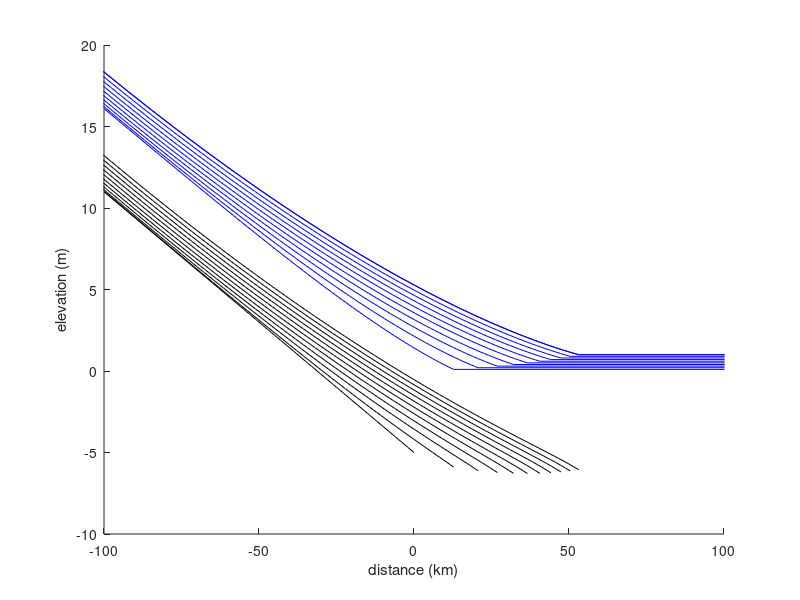

The MATLAB script that drew this image:
% Moving Boundary method from Parker et al., 2008b
clear
clc

tic
seaLevel=0;

%Grid setup
%Distance=500000; % Total modeling distance
noNodes = 100; % number of modeling nodes
dx = 1000; % x increment, unit is meter
dxp = dx; % previous dx for sed partition calculation
dxn = 1/noNodes; % distretized interval in moving boundary coordinates.
xn=0:dxn:1; %dimensionless grid

%simulation time-stepping
tf = 1; % ratio to adjust number of time steps and sea level rate
noTimeSteps = 1000/tf; % modeling time period
ti = 500/tf;  % sample interval for ploting figure
dt = 60*60*24*365*tf; % time increment of 1 year X tf

%sampling simulation results
noSkipSteps = 10/tf; %grab system information every noSkipSteps*dt time interval

%system thresholds (for autoretreat calculation)
rS_threshold = 0.3;
rS = ones(1,noNodes+1); %initial ratio of Sfrix/Sx

%channel system slope
Sfi = 1.6e-4; % initial slope of fluvial reach%system slopes
Sbb = 4.6e-4; % Slope of subaerial bedrock reach
Ssb = 1e-5; % slope of subaqueous basement
Sfore = 1.6e-3; % slope of foreset.
Sx = zeros(1,noNodes+1); % channel slope over x space

% fitted initial channel bed elevation and x node location
x = 0:dx:dx*noNodes;
x = x./1000;
xp = x; % x coordinates for previous time step
be = zeros(1,noNodes+1); %preallocate bed elevation
% be = 2.241e-5 * x.^2 + 0.03048 * x -23.86; % bed elevation for alluvial domain.
% % be = 0.0001151 * x.^2 - 0.008928 * x -20.85; % fitted bed elevation for just backwater reach
% be = fliplr(be);
be(end) = -5; %bed elevation
be(1) = dx*noNodes*Sfi+be(end);%bed elevation
be = be(1):((be(end)-be(1))/noNodes):be(end);%bed elevation

bep = be; % bed elevation for previous time step
aggradationRate = be; % bed elevation increment/aggradation rate per year

%inital basin configuration
bebasei = -8; % initial bed elevation at foreset-basement break
sbai = -dx*noNodes; % initial x coordinate at bed rock/alluvial contact
stfi = 0; % initial x coordinate at shoreline break
ssbi = stfi+(be(end)-bebasei)/Sfore; % initial x coodinate of foreset bottom set boundary
sba = sbai; % x coordinate at bed rock/alluvial contact
stf = stfi; % x coordinate at shoreline break
ssb = ssbi; % x coordinate at foreset/bottom set contact.
bebase = be(end)-Sfore*(ssb-stf); % elevation of foreset/basement break, the value is updated each step, the value here is not important.
bebasep = bebase; %elevation of basement break for previous step, foreset increment calculation
autosb = noNodes+1; % index of shoreline break during shoreline break
stfauto = []; % location of shoreline location during autoretreat

%basin rate variables
rsba = 0; % rate of migration of bedrock/alluvial contact 
rstf = 0; % rate of migration of shoreline break
rssb = 0; % rate of migration of foreset/bottom set contact

%storage variables
STF = zeros(1,noTimeSteps); % x coordinate at shoreline break throughout the modeling time frame
RSFT = zeros(1,noTimeSteps);% rate of migration of shoreline break for all the timed interval
STFauto = zeros(1,noTimeSteps); % collection of shoreline location during autoretreat
migRate = zeros(1,noTimeSteps);

%preallocation of derivatives
dndt = zeros(1,noNodes+1); %elevation time der.
dqdxn = zeros(1,noNodes+1);  %sed flux time der.
dFdxn = zeros(11,noNodes+1); %grainsize classes time derv.
dLadxn = zeros(1,noNodes+1); %Active thickness of active layer time der
dDgdx = zeros(1,noNodes+1); %spatial change in median grainsize

x = xn.*(stf-sba)+sba;
figure(1)
hold on
plot(x./1e3,be,'k')

Sx = zeros(1,noNodes+1); % slope over x space
Sfrix = zeros(1,noNodes+1); % friction slope over x space
dSdx = zeros(1,noNodes+1); % slope change over x space
dS = zeros(1,noNodes+1); % slope change over x space

% hydraulics
un = 1.46;% uniform flow velocity m/s during flood
seaLevelRate = 1e-3*tf; % rate of sea level rise m/yr
If = 0.1;
Cf = 0.0036; % friction coefficient
kc = 75e-3; % Roughness height
ar = 8.1; % Coefficient in Manning-Strickler resistance relation
g = 9.81; % gravitational acceleration
qw = (kc/ar^6*un^10/g^3/Sfi^3)^(1/4); % calculated qw
% qw = 700/200; % discharge/width
bei = be; % set the initial bed elevation for comparison
sp = zeros(1,noNodes); % Flow surface profile
Hn = qw/un; % normal flow depth
qs = zeros(1,noNodes); % sediment flux
D50 = 250e-6; % medium grain size
R = 1.65; % Submerged specific gravity
au = 0.7; % explicit vs. implicit
LAMBDA = 1; % fraction of mud deposited in flood plain
Sinu = 1.7; % Sinuosity
rB = 36; % ratio between channel and flood plain
lambda = 0.4; % bed porosity

% flow depth calculation preallocation
H = zeros(1,noNodes+1); % flow depth.
H(end) = seaLevel-be(end); % flow depth this sets downstream boundary value as well
Hn = qw/un; % normal flow depth
H(1:noNodes) = Hn;

% % grain size group and initial fractions for each group
% GSGr = [-5 -4.5 -4 -3.5 -3 -2.5 -2 -1.5 -1 -0.5 0]; % grain size group
% noGrainSizeGroups = length(GSGr);
% 
% %grain size calculation preallocation 
% D = zeros(noGrainSizeGroups,noNodes+1); % grain size groups
% DgPhi = zeros(1,noNodes+1); % geometric mean in phi scale
% DgFsPhi = zeros(1,noNodes+1); % geometric mean in phi scale in substrate
% Dv = zeros(1,noNodes+1); % Deviation of grain size
% DvFs = zeros(1,noNodes+1); % Deviation of grain size in substrate
% SDv = zeros(1,noNodes+1); % standard deviation
% SDvFs = zeros(1,noNodes+1); % standard deviation
% La = zeros(1,noNodes+1); % thickness of active layer
% Lai = zeros(1,noNodes+1); % thickness of active layer for previous step
% A = zeros(noGrainSizeGroups,noNodes+1); %
% B = zeros(noGrainSizeGroups,noNodes+1); %
% qit = zeros(1,noNodes+1); %
% Chi = 1; % coefficient for calculating bedload layer sediment fraction
% taog = ones(1,noNodes+1);
% dSfdx = ones(1,noNodes+1);
% dSxdx = ones(1,noNodes+1);
% 
% GSGr = [-5 -4.5 -4 -3.5 -3 -2.5 -2 -1.5 -1 -0.5 0]; % grain size group
% GSGf = [0.6 1.7 4.4 9.2 15 38.2 15 9.2 4.4 1.7 0.6]/100; % grain size group fraction
% % GSGf = [1/11 1/11 1/11 1/11 1/11 1/11 1/11 1/11 1/11 1/11 1/11]; % grain size group fraction
% Phi = zeros(11,noNodes+1); % Grain size group
% F = zeros(11,noNodes+1); % fraction for each grain size group in active layer
% f = zeros(11,noNodes+1); % fraction for each grain size group in bedload layer
% for  ii=1:11
% Phi(ii,:) = GSGr(ii);
% F(ii,:) = GSGf(ii);
% f(ii,:) = GSGf(ii);
% end
% Fs = F; % fraction each grain size group in substrate
% Phia = sum(Phi(:,:).*F(:,:));
% PhiaFs = sum(Phi(:,:).*Fs(:,:));
% D(:,:) = 2.^Phi(:,:); % calculate mean grain size for each group in mm.
% Dg = 2.^Phia/1000; % geometric mean grain size 
% DgFs = 2.^PhiaFs/1000; % geometric mean grain size

% backwater calculation
for tspan=1:noTimeSteps
    M=noNodes+1;
    for i=1:(noNodes+1) 

    if M<noNodes+1
        kh1 = ((-be(M+1)+be(M))/dxn/(stf-sba)...
        -(kc^(1/3)*qw^2/ar^2/g/H(M+1)^(10/3)))/(1-qw^2/g/H(M+1)^3)*dxn*(stf-sba);      
        kh2 = ((-be(M+1)+be(M))/dxn/(stf-sba)...
        -(kc^(1/3)*qw^2/ar^2/g/(H(M+1)-kh1/2)^(10/3)))/(1-qw^2/g/(H(M+1)-kh1/2)^3)*dxn*(stf-sba);        
        kh3 = ((-be(M+1)+be(M))/dxn/(stf-sba)...
        -(kc^(1/3)*qw^2/ar^2/g/(H(M+1)-kh2/2)^(10/3)))/(1-qw^2/g/(H(M+1)-kh2/2)^3)*dxn*(stf-sba);  
        kh4 = ((-be(M+1)+be(M))/dxn/(stf-sba)...
        -(kc^(1/3)*qw^2/ar^2/g/(H(M+1)-kh3)^(10/3)))/(1-qw^2/g/(H(M+1)-kh3)^3)*dxn*(stf-sba);  
        H(M) = H(M+1)-kh1/6-kh2/3-kh3/3-kh4/6;         
        if H(M)<=Hn            
           H(M)=Hn;
        end
    end
    qs(M)=(R*g*D50^3)^0.5/(R*g*D50)^3*0.0355/ar^4*(kc/H(M))^(2/3)*(qw/H(M))^6;

%     % grain size calculation
%     taog(M) = 1/(ar^2)*(kc/H(M))^(1/3)*qw^2/R/g/Dg(M)/H(M)^2;
%     % calculate coefficient A and B
%     A(:,M) = 0.455*(D(:,M)/Dg(M)).^(-0.839);
%     B(:,M) = 0.353*(D(:,M)/Dg(M)).^(-1.157);
%     qit = sum(F(:,M).*A(:,M).*(taog(M)*Dg(M)./D(:,M)).^B(:,M));
% 
%     % calculate fraction of grain size in bedload
%     f(:,M) = F(:,M).*A(:,M).*(taog(M)*Dg(M)./D(:,M)).^B(:,M)/qit;    
% 
%     % calculate deviation
%     Dv(M) = Dv(M)+sum((Phi(:,M)-Phia(M)).^2 .* F(:,M));
%     SDv(M) = sqrt(Dv(M)); % standard deviation
%     La(M) = 2*8*H(M)*(Dg(M)/H(M))^0.3; %Dg(M) * 2^(1.28*SDv(M)); % thickness of active layer
% 
%     % calculate fraction in bedload layer
%     Fs(:,M) = Chi * F(:,M) + (1-Chi) * f(:,M);
%     Phia(M) = Phia(M)+ sum(Phi(:,M).*F(:,M));
%     PhiaFs(M) = PhiaFs(M)+ sum(Phi(:,M).*Fs(:,M));
%     D(:,M) = 2.^Phi(:,M); % calculate mean grain size for each group in mm.
%     Dg(M) = 2^Phia(M)/1000; % geometric mean grain size 
%     DgFs(M) = 2^PhiaFs(M)/1000; % geometric mean grain size

    % end of grain size calculation        
    M=M-1;
    end

    if tspan==1
    dqdxn(end) = (qs(end)-qs(end-1))/dxn;
    dqdxn(1) = (qs(2)-qs(1))/dxn;
    dndt(end) = 1e-5*(-Sfi)-dqdxn(end)*If*(1+LAMBDA)*Sinu/rB/(1-lambda)/(stf-sba);
    dndt(1) = 1e-5*(-Sfi)-dqdxn(1)*If*(1+LAMBDA)*Sinu/rB/(1-lambda)/(stf-sba);
    end
    rstf = 1/Sfore*(If*Sinu*(1+LAMBDA)*qs(end)/rB/(1-lambda)/(ssb-stf)-dndt(end)); % rate of migration of shoreline break
    rsba = -1/Sbb*dndt(1); % rate of migration of bedrock/alluvial contact
    rssb = 1/(Sfore-Ssb)*(Sfore*rstf+dndt(end)); % rate of rate of migration of foreset/bottom set contact
%     rstf = 0;
%     rsba = 0;
%     rssb = 0;
    
    Sxp = Sx(end); % Sx at downstream end from previous iteration, for sediment partition calculation 
    bet = be(end); % temporary be(end) for mass balance calculation

    % downstream point
    dqdxn(noNodes+1) = (qs(noNodes+1)-qs(noNodes))/dxn;
    dqdx(noNodes+1) = (qs(noNodes+1)-qs(noNodes))/dx;
    dndt(noNodes+1) = (xn(noNodes+1)*rstf+(1-xn(noNodes+1))*rsba)/(stf-sba)*(be(noNodes+1)-be(noNodes))/dxn...
    -dqdxn(noNodes+1)*If*(1+LAMBDA)*Sinu/rB/(1-lambda)/(stf-sba);
%     dFdxn(:,noNodes+1) = (F(:,noNodes+1)-F(:,noNodes))/dxn;
%     dLadxn(noNodes+1) = (La(noNodes+1)-La(noNodes))/dxn;
    Sx(noNodes+1) = -(be(noNodes+1)-be(noNodes))/(x(noNodes+1)-x(noNodes));
    dHdx(noNodes+1) = (H(noNodes+1)-H(noNodes))/(x(noNodes+1)-x(noNodes));

    % upstream point
    dqdxn(1) = (qs(2)-qs(1))/dxn;
    dqdx(1) = (qs(2)-qs(1))/dx;
    dndt(1) = (xn(1)*rstf+(1-xn(1))*rsba)/(stf-sba)*(be(2)-be(1))/dxn...
    -dqdxn(1)*If*(1+LAMBDA)*Sinu/rB/(1-lambda)/(stf-sba);
%     dFdxn(:,1) = (F(:,2)-F(:,1))/dxn;%dFdxn(ii,M) = (F(ii,M)-GSGf(ii))/dxn;
%     dLadxn(1) = (La(2)-La(1))/dxn;
    Sx(1) = -(be(2)-be(1))/(x(2)-x(1));
    dHdx(1) = (H(2)-H(1))/(x(2)-x(1));

    % cases 2 to N points
    dqdxn(2:noNodes) = au*(qs(2:noNodes)-qs(1:noNodes-1))/dxn+(1-au)*(qs(3:noNodes+1)-qs(2:noNodes))/dxn;
    dqdx(2:noNodes) = au*(qs(2:noNodes)-qs(1:noNodes-1))/dx+(1-au)*(qs(3:noNodes+1)-qs(2:noNodes))/dx;
    dndt(2:noNodes) = (xn(2:noNodes)*rstf+(1-xn(2:noNodes))*rsba)/(stf-sba).*(be(3:noNodes+1)-be(2:noNodes))/dxn...
    -dqdxn(2:noNodes)*If*(1+LAMBDA)*Sinu/rB/(1-lambda)/(stf-sba);
%     dFdxn(:,2:noNodes) = au*(F(:,2:noNodes)-F(:,1:noNodes-1))/dxn+(1-au)*(F(:,3:noNodes+1)-F(:,2:noNodes))/dxn;
%     dLadxn(2:noNodes) = au*(La(2:noNodes)-La(1:noNodes-1))/dxn+(1-au)*(La(3:noNodes+1)-La(2:noNodes))/dxn;
    Sx(2:noNodes) = -(be(2:noNodes)-be(1:noNodes-1))./(x(2:noNodes)-x(1:noNodes-1));
    dHdx(2:noNodes) = (H(2:noNodes)-H(1:noNodes-1))./(x(2:noNodes)-x(1:noNodes-1));
    %      keyboard   

    be = be+dndt*dt;
    sp = be+H;
    Sfrix = kc^(1/3)/ar^2*qw^2/g./H.^(10/3);
    dSfdx(noNodes+1) = (Sfrix(noNodes+1)-Sfrix(noNodes))/(x(noNodes+1)-x(noNodes));
    dSfdx(1) = (Sfrix(2)-Sfrix(1))/(x(2)-x(1));
    dSfdx(2:noNodes) = (Sfrix(2:noNodes)-Sfrix(1:noNodes-1))./(x(2:noNodes)-x(1:noNodes-1));
    dSxdx(noNodes+1) = (Sx(noNodes+1)-Sx(noNodes))/(x(noNodes+1)-x(noNodes));
    dSxdx(1) = (Sx(2)-Sx(1))/(x(2)-x(1));
    dSxdx(2:noNodes) = (Sx(2:noNodes)-Sx(1:noNodes-1))./(x(2:noNodes)-x(1:noNodes-1));

%     % calculate updated fractions of grain size in active layer
%     M=noNodes+1;
%     for i=1:(noNodes+1)
%         F(:,M) = F(:,M)+(xn(M)*rstf+(1-xn(M))*rsba)/(stf-sba)*dFdxn(M)*dt...
%         -1/La(M)*(F(:,M)-Fs(:,M))*((La(M)-Lai(M))/dt...
%         -(xn(M)*rstf+(1-xn(M))*rsba)/(stf-sba)*dLadxn(M))*dt...
%         -If*(1+LAMBDA)*Sinu/(La(M)*(1-lambda)*(stf-sba)*rB)*(dqdxn(M)*f(:,M)-Fs(:,M)*dqdxn(M))*dt;
%         F(F<0) = eps;
%         M=M-1;
%     end
%     Lai=La;% update old active layer Lai to new La for next cycle
%     Phia=zeros(noNodes+1); % reset the arithmetic mean to be zero for calculation of next node.
%     PhiaFs=zeros(noNodes+1);
%     Dv=zeros(noNodes+1); % reset the deviation to be zero for calculation of next node.
%     DgPhi = log2(1000*Dg);

    seaLevel = seaLevel+seaLevelRate; % update seaLevel
    H(end)=seaLevel-be(end);% update river mouth flow depth

    ssbt = ssb; % temporary ssb for mass balance calculation
    stft = stf; % temporary stf for mass balance calculation
    bebaset = bebase; % temporary bebase for mass balance calculation
    ssb = ssb+rssb*dt; % update ssb
    stf = stf+rstf*dt; % update stf
    sba = sba+rsba*dt; % update sba
    STF(tspan) = stf;

    x = xn.*(stf-sba)+sba; % convert normalized x distance back to dimensional
    dx = dxn*(stf-sba);
%     dDgdx = [(-Dg(2)+Dg(1))/(x(2)-x(1)),(Dg(1:noNodes-1)-Dg(3:noNodes+1))/(x(2)-x(1))/2,(Dg(noNodes)-Dg(noNodes+1))/(x(2)-x(1))];

    % calculate dSdx        
    dSdx(2:noNodes+1) = (Sx(2:noNodes+1)-Sx(1:noNodes))/dx;
    dSdx(1) = dSdx(2);

    % calculate bed elevation increment
    if rstf>0 %case of shoreline progradation
        BEInt = interp1(x,be,xp,'spline');  
        aggradationRate = BEInt-bep;% unit depends on tf value. m/yr if tf = 1, 
    else %case of shoreline retreat
        BEInt = interp1(xp,bep,x,'spline');
        aggradationRate = be - BEInt;
    end
    bep = be; % update BEP so for next iteration of calculation
    xp = x;
    
    if tspan/100 - round(tspan/100) == 0
        figure(1)
        hold on
        plot(x./1e3,be+H,'-b')
        plot(x./1e3,be,'-k')
        plot([stf/1e3,stf/1e3+100],[seaLevel,seaLevel],'-b')
    end
    
    migRate(tspan) = rstf;%shoreline migration rate
end

figure(1)
hold on
plot(x./1e3,be+H,'-b')
plot([stf/1e3,stf/1e3+100],[seaLevel,seaLevel],'-b')
xlim([-100,100]);
xlabel('distance (km)');
ylabel('elevation (m)');

toc

